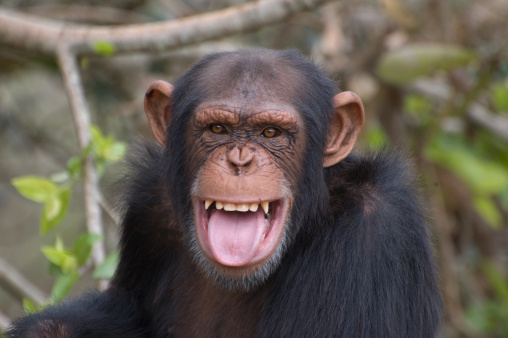
#> input picture chimpanzee.jpg, 508 x 338 px, given in place of the camera
$ python demo_subsampling.py   (Python 2 division)   (older library calls are emulated)
#> lines starting #> are read from the running program, lines starting #| are printed output that depends on the picture; after the words box and inside, x2 and y2 are one past the last pixel; in counts of white or black regions, pixels touching at a corner belong together


#--------------------------------------
# demo of subsampling via cv2.pyrDown()
#--------------------------------------


import numpy as np
import cv2


def UseWebCam():

    vcap = cv2.VideoCapture(0)

    nw0 = np.float(vcap.get(cv2.CAP_PROP_FRAME_WIDTH))
    nh0 = np.float(vcap.get(cv2.CAP_PROP_FRAME_HEIGHT))

    print nw0, nh0

    nheight      = np.uint16(400)
    nwidth       = np.uint16( (nw0/nh0) * nheight  )

    print nwidth, nheight

    vcap.set(cv2.CAP_PROP_FRAME_WIDTH, nwidth)             #set width
    vcap.set(cv2.CAP_PROP_FRAME_HEIGHT, nheight)             #set height


    vcap.set(cv2.CAP_PROP_FPS,10)                       # frame rate

#    vcap.set(cv2.CAP_PROP_EXPOSURE, 0.001)         #set exposure time


    while(True):
        # Capture frame-by-frame
        ret, frame = vcap.read()
#> frame is the input picture: shape (338, 508, 3); mean B, G, R 82.5, 92.4, 100.4
        # flip left-right
        frame = cv2.flip(frame, 1)
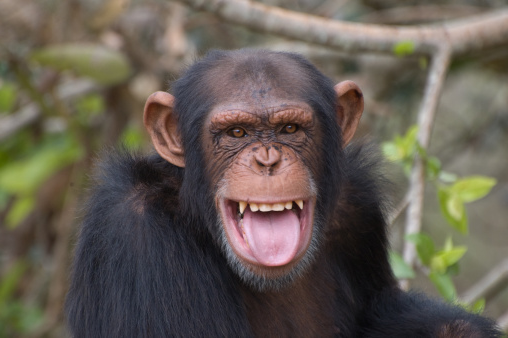
#> frame: shape (338, 508, 3); mean B, G, R 82.5, 92.4, 100.4


        '''HSV space'''
        hsv = cv2.cvtColor(frame,cv2.COLOR_BGR2HSV)
#> hsv: shape (338, 508, 3); mean H, S, V 58.9, 58.5, 103.6
        '''RGB space'''
        rgb = cv2.cvtColor(frame,cv2.COLOR_BGR2RGB)
        '''gray'''
        gray = cv2.cvtColor(frame, cv2.COLOR_BGR2GRAY)
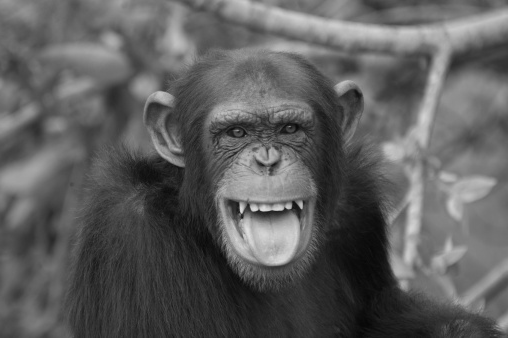
#> gray: shape (338, 508); min 7, max 223, mean 93.7


        '''Gaussian filtering'''
        r = cv2.GaussianBlur( rgb[:,:,0], (19,19),0)
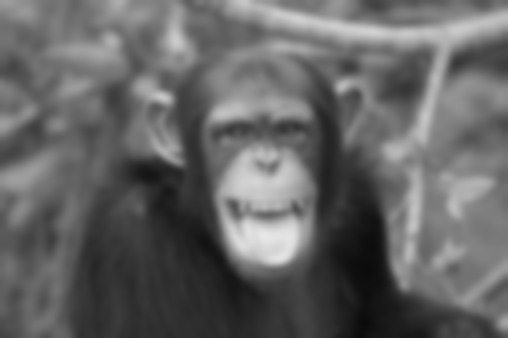
#> r: shape (338, 508); min 11, max 232, mean 100.4
        r = cv2.pyrDown(r)
#> r: shape (169, 254)
        g = cv2.GaussianBlur( rgb[:,:,1], (19,19),0)
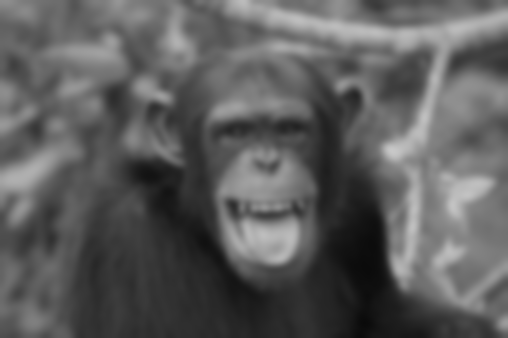
#> g: shape (338, 508); min 10, max 200, mean 92.4
        g = cv2.pyrDown(g)
#> g: shape (169, 254)
        b = cv2.GaussianBlur( rgb[:,:,2], (19,19),0)
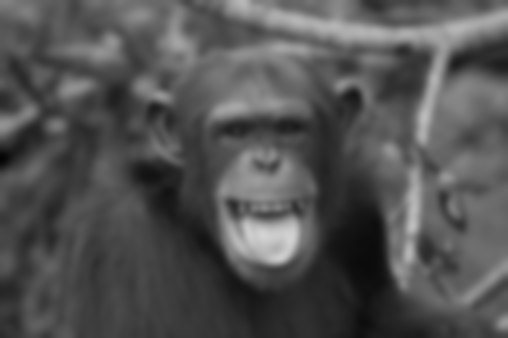
#> b: shape (338, 508); min 4, max 211, mean 82.5
        b = cv2.pyrDown(b)
#> b: shape (169, 254)


        '''X'''
        X = cv2.merge((r,g,b))
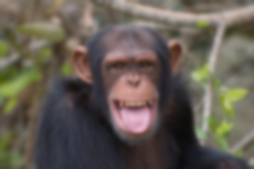
#> X: shape (169, 254, 3); mean R, G, B 100.5, 92.5, 82.6
        cv2.putText(X,'subsampled image',(10,30),cv2.FONT_HERSHEY_SIMPLEX,0.5,(255,0,0),1,cv2.LINE_AA)
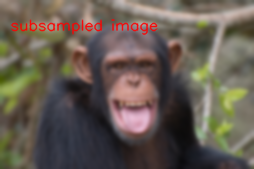
#> X: shape (169, 254, 3); 2.39% of pixels changed, all inside (x1, y1, x2, y2) = (10, 19, 158, 36)


        '''show'''
        cv2.imshow('original', rgb)
        cv2.imshow('subsampled', X)
        if cv2.waitKey(1) & 0xFF == ord('q'):
#> (key q is pressed here)
            print rgb.shape, X.shape
#| (338, 508, 3) (169, 254, 3)
            break


    # When everything done, release the capture
    vcap.release()
    cv2.destroyAllWindows()


if __name__ == '__main__':

    UseWebCam()

$ run again, on fruits.jpg
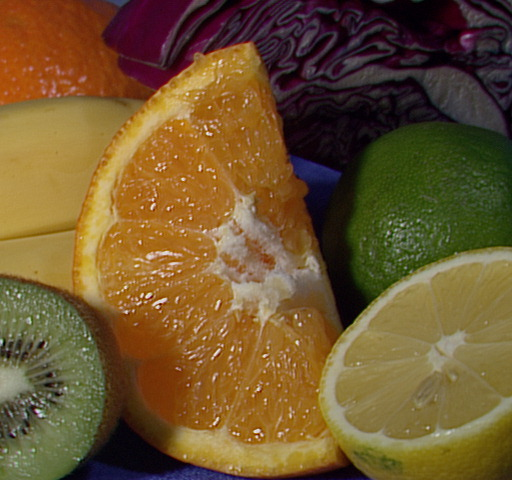
#> input picture fruits.jpg, 512 x 480 px, given in place of the camera
#> in UseWebCam, frame is the input picture: shape (480, 512, 3); mean B, G, R 46.2, 85.6, 110.8
#> hsv: shape (480, 512, 3); mean H, S, V 48.2, 159.9, 113.8
#> in UseWebCam, `b = cv2.GaussianBlur( rgb[:,:,2], (19,19),0)`:
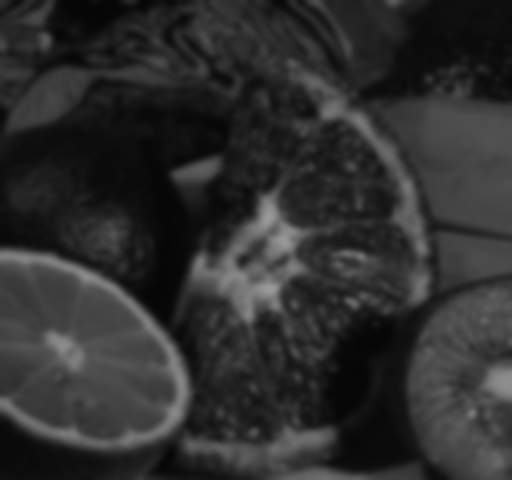
#> b: shape (480, 512); min 4, max 156, mean 46.2
#> in UseWebCam, `cv2.putText(X,'subsampled image',(10,30),cv2.FONT_HERSHEY_SIMPLEX,0.5,..`:
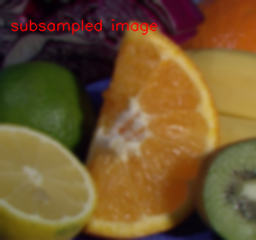
#> X: shape (240, 256, 3); mean R, G, B 112.1, 85.3, 45.9
#| (480, 512, 3) (240, 256, 3)

$ run again, on lotus.jpg
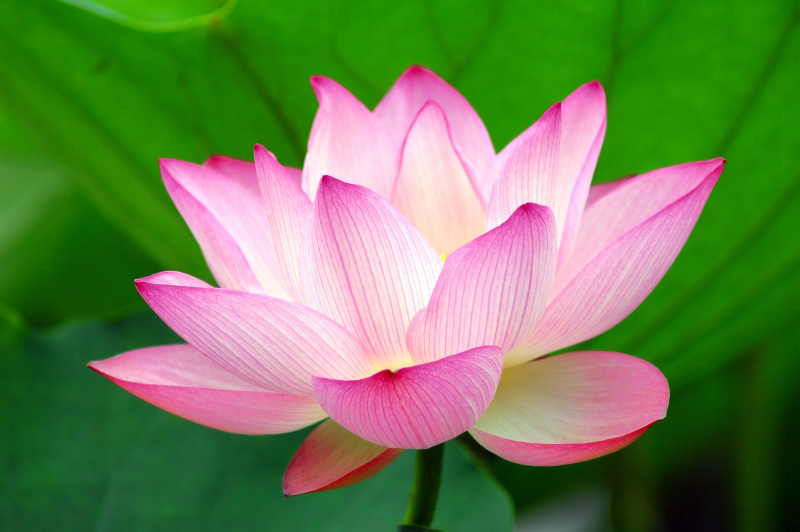
#> input picture lotus.jpg, 1600 x 1063 px, given in place of the camera (shown at 1/2 size)
#> in UseWebCam, frame is the input picture: shape (1063, 1600, 3); mean B, G, R 81.7, 129.6, 108.3
#> hsv: shape (1063, 1600, 3); mean H, S, V 89.6, 173, 155.9
#> in UseWebCam, `cv2.putText(X,'subsampled image',(10,30),cv2.FONT_HERSHEY_SIMPLEX,0.5,..`:
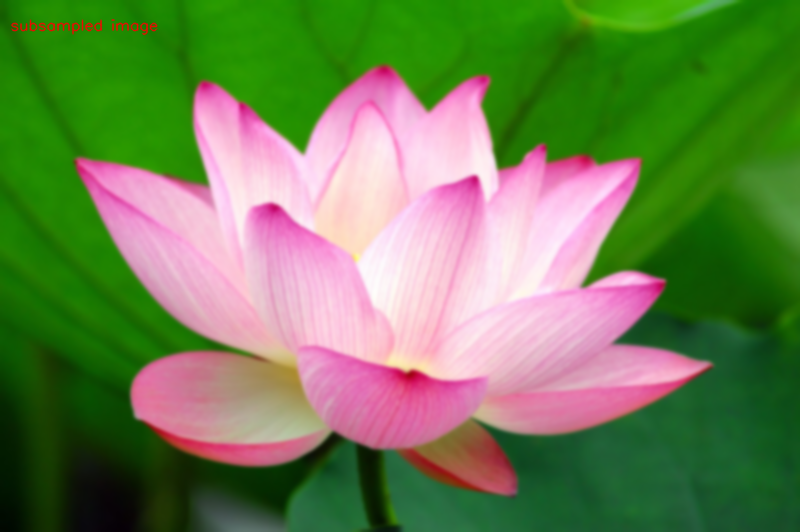
#> X: shape (532, 800, 3); mean R, G, B 108.4, 129.4, 81.6
#| (1063, 1600, 3) (532, 800, 3)
